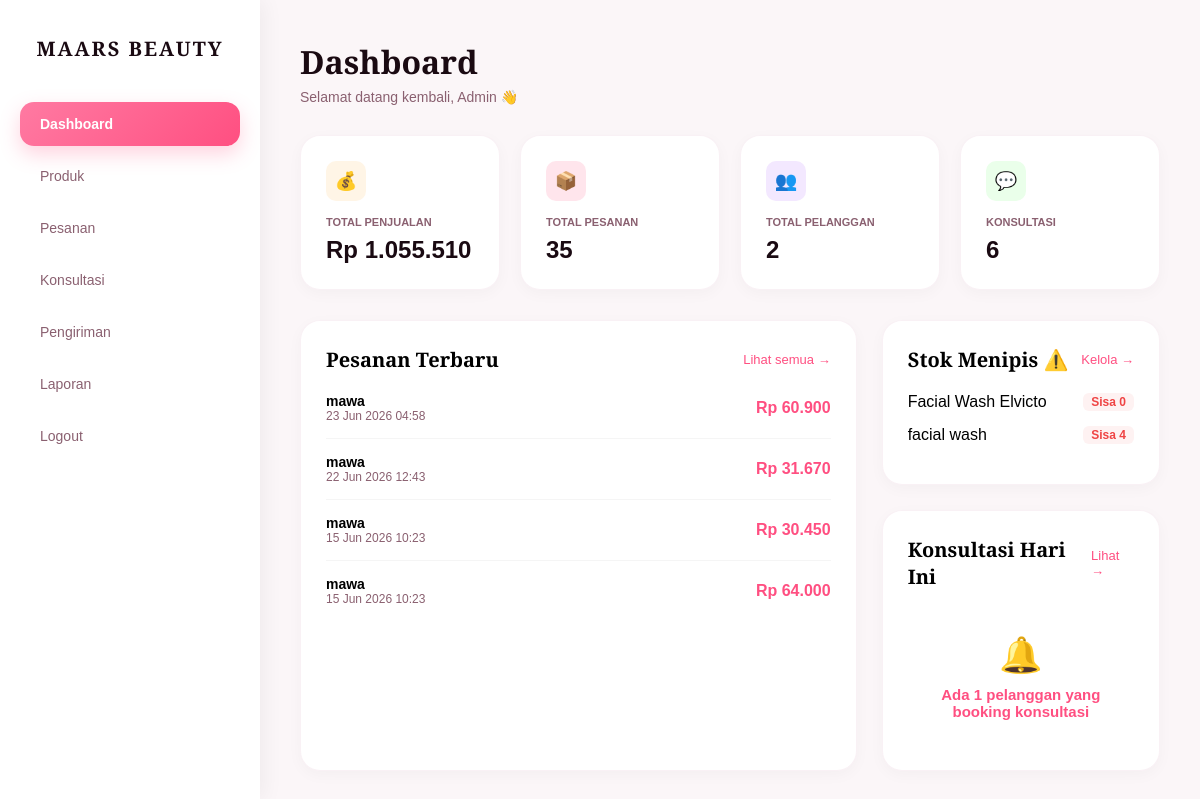
The page /admin/dashboard_admin.php (signed in) on the database its author committed.
### tables this page shows
CREATE TABLE `transaksi` (
  `id_transaksi` int NOT NULL,
  `id_pelanggan` int DEFAULT NULL,
  `tgl_transaksi` timestamp NULL DEFAULT CURRENT_TIMESTAMP,
  `total_harga` int DEFAULT NULL,
  `metode_pembayaran` varchar(50) DEFAULT NULL,
  `status_pembayaran` varchar(50) DEFAULT NULL,
  `kode_pembayaran` varchar(30) DEFAULT NULL,
  `bukti_pembayaran` varchar(255) DEFAULT NULL
);

CREATE TABLE `pelanggan` (
  `id_pelanggan` int NOT NULL,
  `nama` varchar(100) DEFAULT NULL,
  `email` varchar(100) DEFAULT NULL,
  `no_hp` varchar(15) DEFAULT NULL,
  `alamat` text,
  `tanggal_daftar` date DEFAULT NULL,
  `foto` varchar(255) DEFAULT NULL
);

CREATE TABLE `produk` (
  `id_produk` int NOT NULL,
  `nama_produk` varchar(100) DEFAULT NULL,
  `deskripsi` text,
  `harga` int DEFAULT NULL,
  `stok` int DEFAULT NULL,
  `gambar` varchar(255) DEFAULT NULL
);

### admin/dashboard_admin.php (the view, shortened to what this page needs)
<?php
include '../includes/conn.php';
$q_penjualan = mysqli_query($conn, "
    SELECT SUM(total_harga) as total
    FROM transaksi
    WHERE status_pembayaran = 'Lunas'
");
$total_penjualan = mysqli_fetch_assoc($q_penjualan)['total'] ?? 0;
$q_pesanan = mysqli_query($conn, "
    SELECT COUNT(*) as total
    FROM transaksi
");
$total_pesanan = mysqli_fetch_assoc($q_pesanan)['total'];
$q_pelanggan = mysqli_query($conn, "
    SELECT COUNT(*) as total
    FROM pelanggan
");
$total_pelanggan = mysqli_fetch_assoc($q_pelanggan)['total'];
$q_konsul = mysqli_query($conn, "
    SELECT COUNT(*) as total
    FROM booking
");
$total_konsul = mysqli_fetch_assoc($q_konsul)['total'];
$q_pesanan_baru = mysqli_query($conn, "
    SELECT t.*, p.nama
    FROM transaksi t
    JOIN pelanggan p
    ON t.id_pelanggan = p.id_pelanggan
    ORDER BY t.tgl_transaksi DESC
    LIMIT 4
");
$q_stok = mysqli_query($conn, "
    SELECT *
    FROM produk
    WHERE stok <= 5
    ORDER BY stok ASC
");
$ada_stok_menipis = mysqli_num_rows($q_stok) > 0;
$q_jadwal_hari_ini = mysqli_query($conn, "
    SELECT b.*, p.nama, j.jam_mulai
    FROM booking b
    JOIN jadwal j
    ON b.id_jadwal = j.id_jadwal
    JOIN pelanggan p
    ON b.id_pelanggan = p.id_pelanggan
    WHERE b.status = 'Menunggu'
");
$total_booking = mysqli_num_rows($q_jadwal_hari_ini);
$ada_jadwal = $total_booking > 0;
?>
<!DOCTYPE html>
<html lang="id">
<head>
<link rel="stylesheet" href="../assets/css/global.css">
<link rel="stylesheet" href="../assets/css/sidebar.css">
</head>
<body>
<?php include '../includes/sidebar_admin.php'; ?>
<div class="main">
    <div class="topbar-modern">
        <div class="header-text">
            <h1>Dashboard</h1>
            <p>Selamat datang kembali, Admin 👋</p>
        </div>
    </div>
    <div class="stats-grid">
        <div class="stat-card">
            <div class="icon-box bg-yellow">💰</div>
            <h4>Total Penjualan</h4>
            <p>Rp <?= number_format($total_penjualan,0,',','.'); ?></p>
        </div>
        <div class="stat-card">
            <div class="icon-box bg-pink">📦</div>
            <h4>Total Pesanan</h4>
            <p><?= $total_pesanan; ?></p>
        </div>
        <div class="stat-card">
            <div class="icon-box bg-purple">👥</div>
            <h4>Total Pelanggan</h4>
            <p><?= $total_pelanggan; ?></p>
        </div>
        <div class="stat-card">
            <div class="icon-box bg-green">💬</div>
            <h4>Konsultasi</h4>
            <p><?= $total_konsul; ?></p>
        </div>
    </div>
    <div class="content-grid">
        <div class="content-card" style="grid-row: span 2;">
            <div class="card-header">
                <h3>Pesanan Terbaru</h3>
                <a href="pesanan.php">Lihat semua →</a>
            </div>
            <?php if(mysqli_num_rows($q_pesanan_baru) > 0): ?>
                <div class="order-list">
                    <?php while($row = mysqli_fetch_assoc($q_pesanan_baru)): ?>
                        <div class="order-item">
                            <div class="order-info">
                                <h5><?= $row['nama']; ?></h5>
                                <p><?= date('d M Y H:i', strtotime($row['tgl_transaksi'])); ?></p>
                            </div>
                            <div class="order-price">
                                Rp <?= number_format($row['total_harga'],0,',','.'); ?>
                            </div>
                        </div>
                    <?php endwhile; ?>
                </div>
            <?php endif; ?>
        </div>
        <div class="content-card">
            <div class="card-header">
                <h3>Stok Menipis ⚠️</h3>
                <a href="produk.php">Kelola →</a>
            </div>
            <?php if($ada_stok_menipis): ?>
                <?php while($row = mysqli_fetch_assoc($q_stok)): ?>
                    <div class="stok-item">
                        <span><?= $row['nama_produk']; ?></span>
                        <span class="stok-sisa">
                            Sisa <?= $row['stok']; ?>
                        </span>
                    </div>
                <?php endwhile; ?>
            <?php endif; ?>
        </div>
        <div class="content-card">
            <div class="card-header">
                <h3>Konsultasi Hari Ini</h3>
                <a href="konsultasi.php">Lihat →</a>
            </div>
            <?php if($ada_jadwal): ?>
                <div class="empty-state">
                    <div class="empty-icon"> 🔔 </div>
                    <div class="notif-booking">
                        Ada <?= $total_booking; ?> pelanggan yang booking konsultasi
                    </div>
                </div>
            <?php endif; ?>
        </div>
    </div>
</div>
</body>
</html>

### includes/sidebar_admin.php
<?php
$current = basename($_SERVER['PHP_SELF']);
?>
<div class="sidebar">
  <h2>MAARS Beauty</h2>
  <ul class="menu">
    <li><a href="dashboard_admin.php" <?= $current == 'dashboard_admin.php' ? 'class="active"' : '' ?>>Dashboard</a></li>
    <li><a href="produk.php" <?= $current == 'produk.php' ? 'class="active"' : '' ?>>Produk</a></li>
    <li><a href="pesanan.php" <?= $current == 'pesanan.php' ? 'class="active"' : '' ?>>Pesanan</a></li>
    <li><a href="konsultasi.php" <?= $current == 'konsultasi.php' ? 'class="active"' : '' ?>>Konsultasi</a></li>
    <li><a href="pengiriman.php" <?= $current == 'pengiriman.php' ? 'class="active"' : '' ?>>Pengiriman</a></li>
    <li><a href="laporan.php" <?= $current == 'laporan.php' ? 'class="active"' : '' ?>>Laporan</a></li>
    <li><a href="../login.php" <?= $current == '../login.php' ? 'class="active"' : '' ?>>Logout</a></li>
  </ul>
</div>

### assets/css/global.css (style rules this page uses)
* { margin: 0; padding: 0; box-sizing: border-box; font-family: 'Poppins', sans-serif; }
body { background: #ffe5ec; display: flex; }
.sidebar { width: 240px; background: #fff; height: 100vh; padding: 20px; box-shadow: 2px 0 10px rgba(0,0,0,0.05); position: sticky; top: 0; }
.sidebar h2 { color: #ff7aa2; margin-bottom: 30px; }
.menu { list-style: none; }
.menu li { margin-bottom: 10px; }
.menu a { display: block; padding: 12px; border-radius: 10px; text-decoration: none; color: #333; transition: 0.3s; }
.menu a:hover, .menu a.active { background: #ffe6ee; color: #ff4f81; font-weight: 500; }
.main { flex: 1; padding: 25px; overflow-y: auto; height: 100vh; }

### assets/css/sidebar.css (style rules this page uses)
.sidebar { width: 260px; background: #ffffff; height: 100vh; padding: 35px 20px; box-shadow: 4px 0 20px rgba(26, 10, 18, 0.05); position: sticky; top: 0; display: flex; flex-direction: column; z-index: 10; }
.sidebar h2 { font-family: 'Playfair Display', serif; color: #1a0a12; font-size: 20px; margin-bottom: 40px; text-align: center; letter-spacing: 2px; text-transform: uppercase; }
.menu { list-style: none; }
.menu li { margin-bottom: 8px; }
.menu a { display: flex; align-items: center; padding: 14px 20px; border-radius: 14px; text-decoration: none; color: #8a6070; font-size: 14px; font-weight: 500; transition: all 0.3s cubic-bezier(0.4, 0, 0.2, 1); }
.menu a.active { background: linear-gradient(135deg, #ff7aa2, #ff4f81); color: #ffffff; box-shadow: 0 8px 20px rgba(255, 79, 129, 0.25); font-weight: 600; }

### admin/dashboard_admin.php (style rules this page uses)
body { font-family:'DM Sans',sans-serif; background:#fbf6f8; display:flex; }
.main { flex:1; padding:40px; height:100vh; overflow-y:auto; }
.topbar-modern { display:flex; justify-content:space-between; align-items:center; margin-bottom:30px; }
.header-text h1 { font-family:'Playfair Display',serif; font-size:32px; color:#1a0a12; margin-bottom:6px; }
.header-text p { color:#8a6070; font-size:14px; }
.stats-grid { display:grid; grid-template-columns:repeat(4,1fr); gap:20px; margin-bottom:30px; }
.stat-card { background:white; padding:25px; border-radius:20px; border:1px solid rgba(240,221,229,.4); box-shadow:0 4px 15px rgba(0,0,0,.03); }
.icon-box { width:40px; height:40px; border-radius:10px; display:flex; align-items:center; justify-content:center; margin-bottom:15px; font-size:18px; }
.bg-yellow { background:#fff5e6; }
.bg-pink { background:#ffe5ec; }
.bg-purple { background:#f3e8ff; }
.bg-green { background:#eaffea; }
.stat-card h4 { color:#8a6070; font-size:11px; text-transform:uppercase; margin-bottom:8px; }
.stat-card p { font-size:24px; font-weight:700; color:#1a0a12; }
.content-grid { display:grid; grid-template-columns:2fr 1fr; gap:25px; }
.content-card { background:white; padding:25px; border-radius:20px; border:1px solid rgba(240,221,229,.4); box-shadow:0 4px 15px rgba(0,0,0,.03); }
.card-header { display:flex; justify-content:space-between; align-items:center; margin-bottom:20px; }
.card-header h3 { font-family:'Playfair Display',serif; font-size:20px; }
.card-header a { color:#ff4f81; text-decoration:none; font-size:13px; }
.order-list { display:flex; flex-direction:column; gap:15px; }
.order-item { display:flex; justify-content:space-between; align-items:center; border-bottom:1px solid #f5f5f5; padding-bottom:15px; }
.order-item:last-child { border:none; padding-bottom:0; }
.order-info h5 { font-size:14px; }
.order-info p { font-size:12px; color:#8a6070; }
.order-price { color:#ff4f81; font-weight:600; }
.stok-item { display:flex; justify-content:space-between; margin-bottom:15px; }
.stok-sisa { background:#fef2f2; color:#ef4444; padding:2px 8px; border-radius:6px; font-size:12px; font-weight:600; }
.empty-state { text-align:center; padding:25px 10px; }
.empty-icon { font-size:35px; margin-bottom:10px; }
.notif-booking { color:#ff4f81; font-weight:600; font-size:15px; }

### rows shown on the page
transaksi: id_pelanggan.nama "mawa", tgl_transaksi "23 Jun 2026 04:58", total_harga "60.900"
transaksi: id_pelanggan.nama "mawa", tgl_transaksi "22 Jun 2026 12:43", total_harga "31.670"
transaksi: id_pelanggan.nama "mawa", tgl_transaksi "15 Jun 2026 10:23", total_harga "30.450"
transaksi: id_pelanggan.nama "mawa", tgl_transaksi "15 Jun 2026 10:23", total_harga "64.000"
produk: nama_produk "Facial Wash Elvicto", stok "0"
produk: nama_produk "facial wash", stok "4"

### other values the page prints
$total_penjualan "1.055.510"
$total_pesanan "35"
$total_pelanggan "2"
$total_konsul "6"
$total_booking "1"
